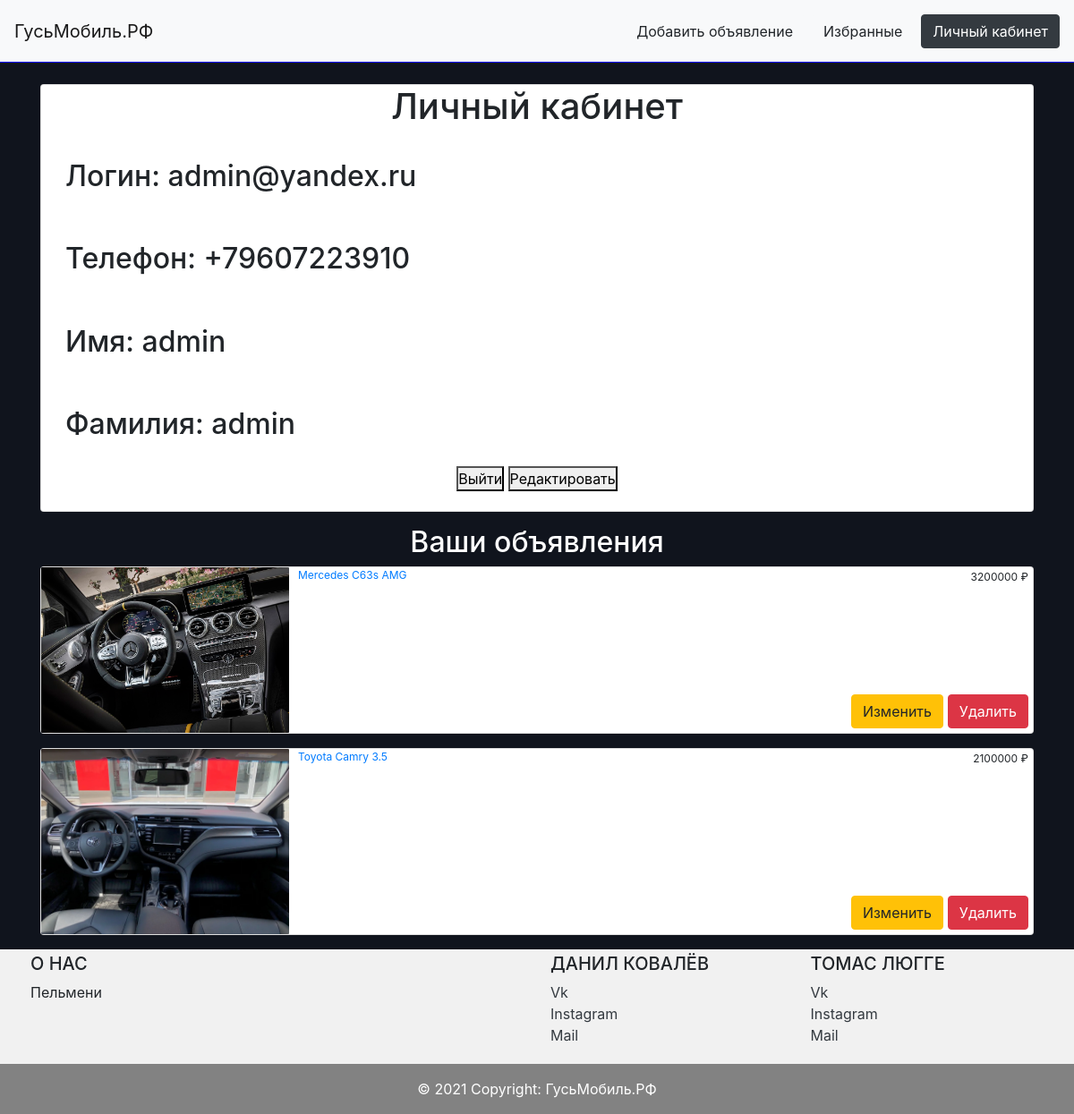
Screenshot of /profile (signed in) with the database file from the repository.
### data/users.py (models this page shows, shortened)
class Users(SqlAlchemyBase, UserMixin):
    __tablename__ = 'users'
    id = sqlalchemy.Column(sqlalchemy.Integer, primary_key=True, autoincrement=True)
    surname = sqlalchemy.Column(sqlalchemy.String, nullable=True)
    name = sqlalchemy.Column(sqlalchemy.String, nullable=True)
    email = sqlalchemy.Column(sqlalchemy.String, nullable=True, index=True, unique=True)
    phone = sqlalchemy.Column(sqlalchemy.String, nullable=True)
    hashed_password = sqlalchemy.Column(sqlalchemy.String, nullable=True)
    ads = orm.relation('Ads', back_populates='user')
    favorites = orm.relation('Favorites', back_populates='user')

### data/ads.py (models this page shows)
class Ads(SqlAlchemyBase):
    __tablename__ = 'ads'
    id = sqlalchemy.Column(sqlalchemy.Integer, primary_key=True, autoincrement=True)
    user_id = sqlalchemy.Column(sqlalchemy.Integer, sqlalchemy.ForeignKey('users.id'))
    brand = sqlalchemy.Column(sqlalchemy.String, nullable=True)
    model = sqlalchemy.Column(sqlalchemy.String, nullable=True)
    price = sqlalchemy.Column(sqlalchemy.Integer, nullable=True)
    transmission = sqlalchemy.Column(sqlalchemy.String, nullable=True)
    engine = sqlalchemy.Column(sqlalchemy.String, nullable=True)
    steering_wheel = sqlalchemy.Column(sqlalchemy.String, nullable=True)
    power = sqlalchemy.Column(sqlalchemy.Integer, nullable=True)
    drive_unit = sqlalchemy.Column(sqlalchemy.String, nullable=True)
    mileage = sqlalchemy.Column(sqlalchemy.Integer, nullable=True)
    year = sqlalchemy.Column(sqlalchemy.Integer, nullable=True)
    about = sqlalchemy.Column(sqlalchemy.Text, nullable=True)
    images = sqlalchemy.Column(sqlalchemy.String, nullable=True)
    user = orm.relation('Users')
    favorites = orm.relation('Favorites', back_populates='ad')

### main.py (the view)
@app.route('/profile')
def profile():
    db_sess = db_session.create_session()
    ads = db_sess.query(Ads).filter(Ads.user_id == current_user.id).all()
    return render_template('profile.html', title='Личный кабинет', self_ads=ads)

### data/db_session.py (called while the page is built)
def create_session() -> Session:
    global __factory
    return __factory()

### main.py (called while the page is built)
@login_manager.user_loader
def load_user(user_id):
    db_sess = db_session.create_session()
    return db_sess.query(Users).get(user_id)

### templates/profile.html
{% extends "base.html" %}
{% block content %}
    <div class="card mt-4 profile-data">
        <h1 style="text-align: center;">{{title}}</h1>
        <h2 style="padding: 7px; margin: 20px;">Логин: {{current_user.email}}</h2>
        <h2 style="padding: 7px; margin: 20px;">Телефон: {{current_user.phone}}</h2>
        <h2 style="padding: 7px; margin: 20px;">Имя: {{current_user.name}}</h2>
        <h2 style="padding: 7px; margin: 20px;">Фамилия: {{current_user.surname}}</h2>
        <div align="center" style="margin-bottom: 2%">
            <a href="/logout"><button>Выйти</button></a>
            <a href="/edit_profile"><button>Редактировать</button></a>
        </div>
    </div>
    <h2 style="text-align: center; color: white;">Ваши объявления</h2>
    {% for elem in self_ads %}
    {% if elem.user_id == current_user.id %}
    <div class="card mb-3">
        <div>
            <img class="card-img-left" src="{{elem.images}}/image_1.jpg">
            <div>
                <span style="float: left"><a href="/add/{{ elem.id }}">{{ elem.brand + ' ' + elem.model }}</a></span>
                <span style="float: right; margin-top: 2px;margin-right: 5px; text-align:right">{{ elem.price }} &#x20bd;</span>
            </div>
            {% if current_user.id == elem.user_id %}
            <a class="btn btn-warning edit-ad-profile" href="/edit_ad/{{ elem.id }}"> Изменить </a>
            {% endif %}
            {% if current_user.id == 1 or current_user.id == elem.user_id %}
            <a class="btn btn-danger delete-ad-profile" href="/delete_ad/{{ elem.id }}"> Удалить </a>
            {% endif %}
        </div>
    </div>
    {% endif %}
    {% endfor %}
{% endblock %}

### templates/base.html (shortened to what this page needs)
<!DOCTYPE html>
<html lang="ru">
<head>
    <link rel="stylesheet" type="text/css" href="../static/css/style.css">
    <link rel="stylesheet"
          href="https://cdn.jsdelivr.net/npm/bootstrap@4.5.3/dist/css/bootstrap.min.css"
>
</head>
<body style="background-color: #10141D;">
<div class="wrapper">
    <div class="content">
        <nav class="navbar navbar-expand-lg sticky-top navbar-light bg-light">
            <a class="navbar-brand" href="/">ГусьМобиль.РФ</a>
            <div class="collapse navbar-collapse mr-auto" id="navbarSupportedContent">
                <p class="mt-1 mb-1">
                    {% if current_user.is_authenticated %}
                    <a class="btn btn-light mr-2 mt-1 mb-1" href="/add_ad"> Добавить
                        объявление </a>
                    {% else %}
                    <a class="btn btn-light mr-2 mt-1 mb-1" href="/login"> Добавить
                        объявление </a>
                    {% endif %}
                </p>
                <p class="mt-1 mb-1">
                    {% if current_user.is_authenticated %}
                    <a class="btn btn-light mr-2 mt-1 mb-1" href="/favorite">Избранные</a>
                    {% else %}
                    <a class="btn btn-light mr-2 mt-1 mb-1" href="/login">Избранные</a>
                    {% endif %}
                </p>
                {% if not current_user.is_authenticated %}
                <p class="mt-1 mb-1">
                    <a class="btn btn-primary mr-2" href="/login"> Войти </a>
                </p>
                <p class="mt-1 mb-1">
                    <a class="btn btn-primary" href="/register"> Зарегистрироваться </a>
                </p>
                {% else %}
                <p class="mt-1 mb-1">
                    <a class="btn btn-dark" href="/profile"> Личный кабинет </a>
                </p>
                {% endif %}
            </div>
        </nav>
        <div class="container mt-4">
            {% block content %}
            {% endblock %}
        </div>
    </div>
</div>
<div class="footer" style="background-color: #f1f1f1;">
    <div class="container p-1">
        <div class="row">
            <div class="col-lg-6 col-md-12 mb-4 mb-md-0">
                <h5 class="text-uppercase">О нас</h5>
                <p>
                    Пельмени
                </p>
            </div>
            <div class="col-lg-3 col-md-6 mb-4 mb-md-0">
                <div style="content-align: center;">
                    <h5 class="text-uppercase">Данил Ковалёв</h5>
                    <ul class="list-unstyled mb-0">
                        <li>
                            <a href="https://vk.com/dk_homie" class="text-dark">Vk</a>
                        </li>
                        <li>
                            <a href="https://www.instagram.com/eto_zhe_danil/" class="text-dark">Instagram</a>
                        </li>
                        <li>
                            <a href="mailto:danil.kovaleow@yandex.ru" class="text-dark">Mail</a>
                        </li>
                    </ul>
                </div>
            </div>
            <div class="col-lg-3 col-md-6 mb-4 mb-md-0">
                <h5 class="text-uppercase">Томас Люгге</h5>
                <ul class="list-unstyled">
                    <li>
                        <a href="https://vk.com/senseei" class="text-dark">Vk</a>
                    </li>
                    <li>
                        <a href="https://www.instagram.com/mugivara._/"
                           class="text-dark">Instagram</a>
                    </li>
                    <li>
                        <a href="mailto:tomkamkad@gmail.com" class="text-dark">Mail</a>
                    </li>
                </ul>
            </div>
        </div>
    </div>
    <div class="text-center text-white p-3" style="background-color: rgba(130, 130, 130);">
        © 2021 Copyright:
        <a class="text-white" href="/">ГусьМобиль.РФ</a>
    </div>
</div>
</body>
</html>

### static/css/style.css (style rules this page uses)
h1, h2, h3, h4, h5, h6 { margin: 0; }
.card-img-left { width: 25%; margin-right: 10px; border-radius: 1px; float: left; }
nav::after { border-bottom: 1px solid blue; content: ''; position: absolute; left: 0; right: 0; width: 100%; bottom: 0; margin: 0 auto; }
body { background-color: #4d648d; }
span { font-size: 24px; }
* { margin: 0; padding: 0; }
.content { min-height: calc(100vh - 70px); }
.footer { height: 131px; }
.edit-ad-profile { position: absolute; right: 100px; bottom: 5px; }
@media (orientation: portrait) { span { font-size: 12px; } }
.profile-data { margin-bottom: 15px; }
.delete-ad-profile { position: absolute; right: 5px; bottom: 5px; }

### rows the page displays
Users: email "admin@yandex.ru", phone "+79607223910", name "admin", surname "admin"
Ads: images (picture), brand+model "Mercedes C63s AMG", price "3200000"
Ads: images (picture), brand+model "Toyota Camry 3.5", price "2100000"

### other values shown
{{ title }} "Личный кабинет"
